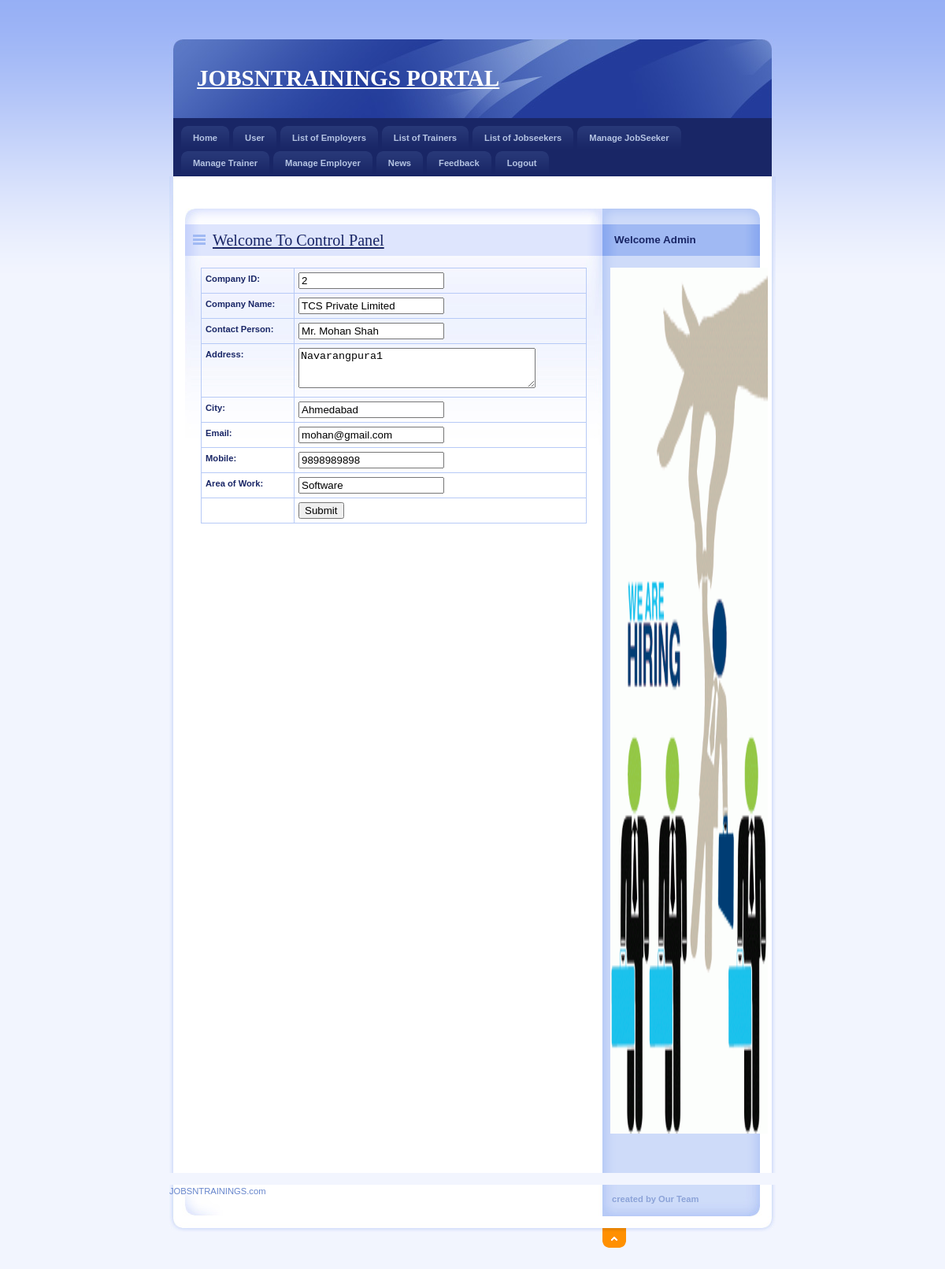
/Admin/EditEmployer.php?EmployerId=2, run on the app's committed database.
### tables this page shows
CREATE TABLE IF NOT EXISTS `employer_reg` (
  `EmployerId` int(11) NOT NULL AUTO_INCREMENT,
  `CompanyName` varchar(20) NOT NULL,
  `ContactPerson` varchar(20) NOT NULL,
  `Address` varchar(100) NOT NULL,
  `City` varchar(20) NOT NULL,
  `Email` varchar(40) NOT NULL,
  `Mobile` bigint(20) NOT NULL,
  `Area_Work` varchar(40) NOT NULL,
  `Status` varchar(10) NOT NULL,
  `UserName` varchar(20) NOT NULL,
  `Password` varchar(20) NOT NULL,
  `Question` varchar(100) NOT NULL,
  `Answer` varchar(50) NOT NULL,
  PRIMARY KEY (`EmployerId`)
);

### Admin/EditEmployer.php (the view, shortened to what this page needs)
<!DOCTYPE html PUBLIC "-//W3C//DTD XHTML 1.0 Strict//EN" "http://www.w3.org/TR/xhtml1/DTD/xhtml1-strict.dtd">
<html xmlns="http://www.w3.org/1999/xhtml" xml:lang="cs" lang="cs">
<head>
    <link rel="stylesheet" media="screen,projection" type="text/css" href="./css/main.css" />
    <link rel="stylesheet" media="print" type="text/css" href="./css/print.css" />
    <link rel="stylesheet" media="aural" type="text/css" href="./css/aural.css" />
    <link href="../SpryAssets/SpryValidationTextField.css" rel="stylesheet" type="text/css" />
    <link href="../SpryAssets/SpryValidationTextarea.css" rel="stylesheet" type="text/css" />
</head>
<body id="www-url-cz">
<div id="main" class="box">
<?php
include "Header.php"
?>
<?php
include "menu.php"
?>
    <div id="page" class="box">
    <div id="page-in" class="box">
        <div id="strip" class="box noprint">
            <p id="breadcrumbs">&nbsp;</p>
        </div>
        <div id="content">
            <div class="article">
                    <h2><span><a href="#">Welcome To Control Panel</a></span></h2>
                    <?php
                                $Id = $_GET['EmployerId'];
                                $con = mysqli_connect("localhost", "root", "", "job");
                                $sql = "select * from Employer_reg where EmployerId=" . $Id . "";
                                $result = mysqli_query($con,$sql);
$row = mysqli_fetch_array($result)
?>
<form method="post" action="UpdateEmployer.php">
                <table width="100%" height="200" border="1" cellspacing="2" cellpadding="2">
                  <tr>
                    <td><strong>Company ID:</strong></td>
                    <td><span id="sprytextfield1">
                      <label>
                      <input name="txtId" type="text" id="txtId" value="<?php echo $row['EmployerId'];?>" />
                      </label>
                    <span class="textfieldRequiredMsg">A value is required.</span></span></td>
                  </tr>
                  <tr>
                    <td><strong>Company Name:</strong></td>
                    <td><span id="sprytextfield2">
                      <label>
                      <input name="txtName" type="text" id="txtName" value="<?php echo $row['CompanyName'];?>" />
                      </label>
                    <span class="textfieldRequiredMsg">A value is required.</span></span></td>
                  </tr>
                  <tr>
                    <td><strong>Contact Person:</strong></td>
                    <td><span id="sprytextfield3">
                      <label>
                      <input name="txtContact" type="text" id="txtContact" value="<?php echo $row['ContactPerson'];?>" />
                      </label>
                    <span class="textfieldRequiredMsg">A value is required.</span></span></td>
                  </tr>
                  <tr>
                    <td><strong>Address:</strong></td>
                    <td><span id="sprytextarea1">
                      <label>
                      <textarea name="txtAddress" id="txtAddress" cols="35" rows="3"><?php echo $row['Address'];?></textarea>
                      </label>
                    <span class="textareaRequiredMsg">A value is required.</span></span></td>
                  </tr>
                  <tr>
                    <td><strong>City:</strong></td>
                    <td><span id="sprytextfield4">
                      <label>
                      <input name="txtCity" type="text" id="txtCity" value="<?php echo $row['City'];?>" />
                      </label>
                    <span class="textfieldRequiredMsg">A value is required.</span></span></td>
                  </tr>
                  <tr>
                    <td><strong>Email:</strong></td>
                    <td><span id="sprytextfield5">
                      <label>
                      <input name="txtEmail" type="text" id="txtEmail" value="<?php echo $row['Email'];?>" />
                      </label>
                    <span class="textfieldRequiredMsg">A value is required.</span></span></td>
                  </tr>
                  <tr>
                    <td><strong>Mobile:</strong></td>
                    <td><span id="sprytextfield6">
                      <label>
                      <input name="txtMobile" type="text" id="txtMobile" value="<?php echo $row['Mobile'];?>" />
                      </label>
                    <span class="textfieldRequiredMsg">A value is required.</span></span></td>
                  </tr>
                  <tr>
                    <td><strong>Area of Work:</strong></td>
                    <td><span id="sprytextfield7">
                      <label>
                      <input name="txtArea" type="text" id="txtArea" value="<?php echo $row['Area_Work'];?>" />
                      </label>
                    <span class="textfieldRequiredMsg">A value is required.</span></span></td>
                  </tr>
                  <tr>
                  <tr>
                    <td>&nbsp;</td>
                    <td><label>
                      <input type="submit" name="button" id="button" value="Submit" />
                    </label></td>
                  </tr>
                </table>
</form>
              <p>&nbsp;</p>
                <p class="btn-more box noprint">&nbsp;</p>
          </div>
        </div>
            <?php
            include "right.php"
            ?>
        </div>
    </div>
    <?php
    include "footer.php"
    ?>
</div>
</body>
</html>

### Admin/css/main.css (style rules this page uses)
* { min-height:1px; }
body { border:0; margin:0; padding:0; background:#F2F5FE url("../design/bg.gif") 0 0 repeat-x; font:70%/160% "verdana",sans-serif; color:#192666; _text-align:center; }
a { color:#192666; }
p { border:0; margin:15px 0; padding:0; }
div { display:block; border:0; margin:0; padding:0; }
h1, h2, h3, h4, h5 { border:0; margin:15px 0 10px 0; padding:0; font-weight:bold; }
h2 { font-size:180%; line-height:100%; font-family:"georgia",serif; font-weight:normal; }
table { display:table; border-collapse:collapse; margin:15px 0; padding:0; border:1px solid #B7CAF6; font-size:100%; }
tr { display:table-row; }
th, td { display: table-cell; border:1px solid #B7CAF6; margin:0; padding:5px; vertical-align:top; text-align:left; }
form { border:0; margin:0; padding:0; }
a, img, span { border:0; margin:0; padding:0; }
strong, .strong { font-weight:bold; }
.box { min-height:1px; _height:1px; }
.box:after { content:"."; display:block; line-height:0px; font-size:0px; visibility:hidden; clear:both; }
#main { width:770px; margin:50px auto 0 auto; _text-align:left; }
#page { width:770px; min-height:1px; background:#FFF url("../design/bg_page.gif") 0 0 repeat-y; _height:1px; }
#page-in { min-height:1px; padding:10px 0; background:url("../design/bg_page_in.jpg") 0 0 no-repeat; _height:1px; }
#strip { position:relative; clear:both; padding:3px 20px 10px 20px; color:#6182D1; }
#strip p { margin:0; }
#strip #breadcrumbs { width:520px; margin:0; padding:0; }
#content { float:left; width:530px; _width:550px; margin:0; padding:0 0 0 20px; }
#content .article { clear:both; margin:0; padding:20px; background:url("../design/content_article_bg.jpg") 0 0 no-repeat; }
#content .article h2 { margin:0 -20px; padding:10px; background:#DEE5FD url("../design/content_title_bg.gif") 0 0 repeat-y; color:#192666; }
#content .article h2 span { background:url("../design/ico_list.gif") 0 50% no-repeat; padding-left:25px; }
#content .article p { text-align:justify; }
#content .btn-more { margin:0 0 15px 0; padding:0; border:0; position:relative; }

### Admin/css/print.css (style rules this page uses)
body { border:0; margin:0; padding:0; font-size:12pt }
a { color:#000; text-decoration:none; }
h1, h2, h3 { page-break-after:avoid; page-break-inside:avoid; }
table { border-collapse: collapse; border-width:1px; border-style:solid; }
th, td { display:table-cell; border-width:1px; border-style:solid; }
.noprint { display:none; }

### Admin/css/aural.css (style rules this page uses)
body { voice-family:paul,male; volume:loud; speech-rate:slow; richness:90; stress:20; }
h1, h2, h3, h4, h5 { cue-before:url("ping.au"); }
p, table { pause:50ms; }
strong { pitch:medium; pitch-range:60; stress:90; richness:90; }

### data on the page
employer_reg: txtId "2", txtName "TCS Private Limited", txtContact "Mr. Mohan Shah", txtAddress "Navarangpura1", txtCity "Ahmedabad", txtEmail "mohan@gmail.com", txtMobile "9898989898", txtArea "Software"
